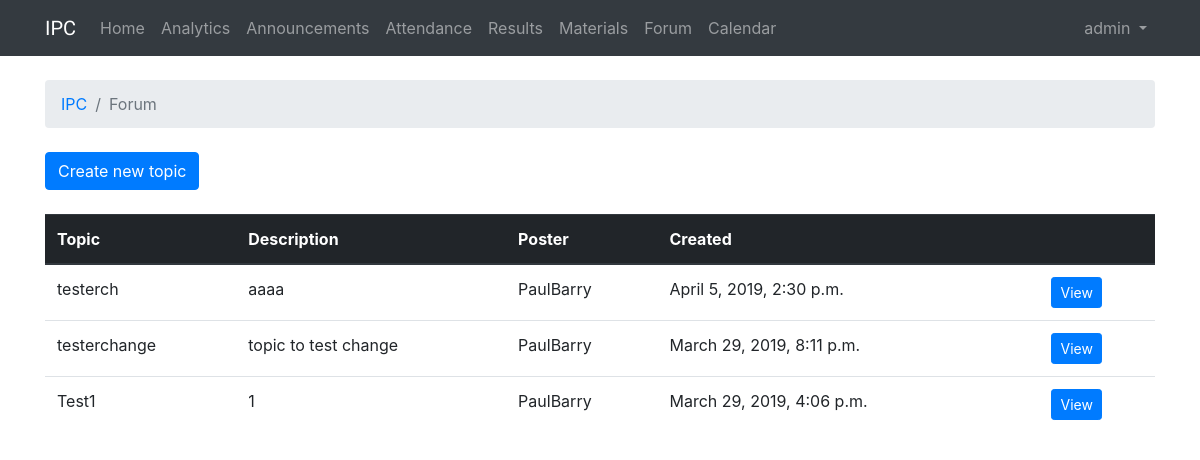
The page /1/forum (signed in) on the database as committed earlier.
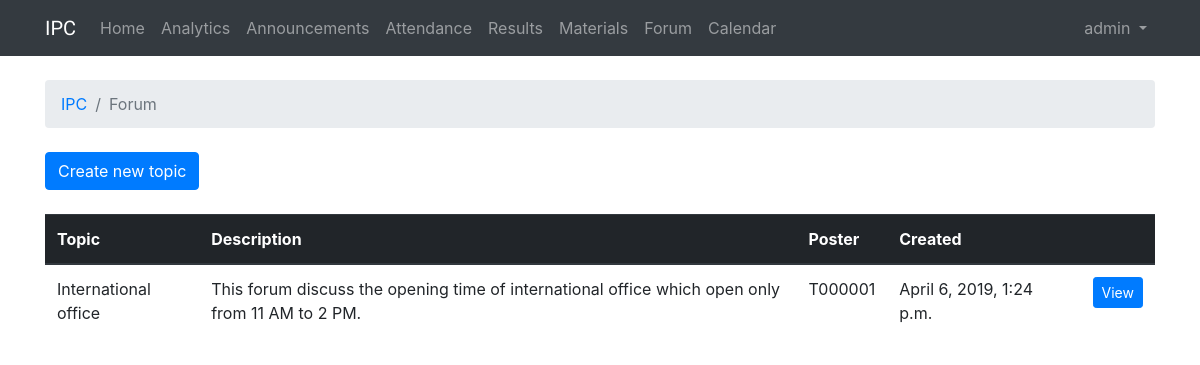
The same page on the database as committed later.
### IPC/models.py (models this page shows, shortened)
class ForumTopic(models.Model):
    forumTopicName = models.CharField(max_length=255)
    forumTopicDesc = models.TextField(max_length=4000)
    forumTopicPoster = models.ForeignKey(User, on_delete=models.CASCADE,)
    forumTopicPostedDate = models.DateTimeField(auto_now_add=True)
    forumTopicInstitution = models.ForeignKey(Institution, on_delete=models.CASCADE,)
    forumTopicFlag = models.IntegerField(default=0, validators=[MaxValueValidator(1), MinValueValidator(0)])
    forumTopicCourse = models.ForeignKey(Course, on_delete=models.CASCADE,)

### IPC/views.py (the view)
# urls.py: path('<int:course_id>/forum', views.institute_forum, name='institute_forum'),
@login_required
def institute_forum(request, course_id):
    course = Course.objects.get(id=course_id)
    forum_topics = list(ForumTopic.objects.filter(forumTopicInstitution = course.courseInstitution, forumTopicFlag = 0).order_by('-forumTopicPostedDate'))
    return render(request, 'institution_forum.html', {'course_id': course_id,
                                                    'forum_topics': forum_topics})

### templates/institution_forum.html (shortened to what this page needs)
{% extends 'base.html' %}
{% block breadcrumb %}
  <li class="breadcrumb-item"><a href="{% url 'course' %}">IPC</a></li>
  <li class="breadcrumb-item active">Forum</li>
{% endblock %}
{% block content %}
  <div class="mb-4">
    <a class="btn btn-primary" href="{% url 'create_institute_topic' course_id=course_id %}">Create new topic</a>
  </div>
  <table class="table">
    <thead class="thead-dark">
      <tr>
        <th>Topic</th>
        <th>Description</th>
        <th>Poster</th>
        <th>Created</th>
        <th></th>
        <th></th>
      </tr>
    </thead>
    <tbody>
      {% for forum_topic in forum_topics %}
        <tr>
          <td>{{ forum_topic.forumTopicName }}</td>
          <td>{{ forum_topic.forumTopicDesc }}</td>
          <td>{{ forum_topic.forumTopicPoster }}</td>
          <td>{{ forum_topic.forumTopicPostedDate }}</td>
          {% if forum_topic.forumTopicPoster == user %}
            <td><a href="{% url 'delete_institute_topic' course_id=course_id topic_id=forum_topic.id %}" class="btn btn-primary btn-sm" role="button">Delete</a></td>
          {% else %}
            <td></td>
          {% endif %}
          <td><a href="{% url 'topic_post' course_id=course_id topic_id=forum_topic.id %}" class="btn btn-primary btn-sm" role="button">View</a></td>
        </tr>
      {% endfor %}
    </tbody>
  </table>
{% endblock %}

Rows that differ between the two databases and show on the page:
removed ForumTopic: forumTopicName "testerch", forumTopicDesc "aaaa", forumTopicPoster "PaulBarry", forumTopicPostedDate "April 5, 2019, 2:30 p.m."
removed ForumTopic: forumTopicName "testerchange", forumTopicDesc "topic to test change", forumTopicPoster "PaulBarry", forumTopicPostedDate "March 29, 2019, 8:11 p.m."
removed ForumTopic: forumTopicName "Test1", forumTopicDesc "1", forumTopicPoster "PaulBarry", forumTopicPostedDate "March 29, 2019, 4:06 p.m."
added ForumTopic: forumTopicName "International office", forumTopicDesc "This forum discuss the opening time of international office which open only from 11 AM to 2 PM.", forumTopicPoster "T000001", forumTopicPostedDate "April 6, 2019, 1:24 p.m."
